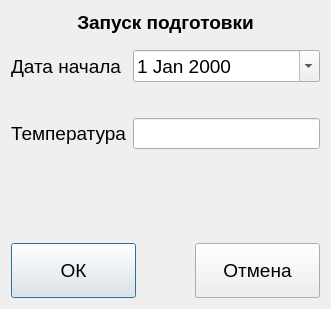
<?xml version="1.0" encoding="UTF-8"?>
<ui version="4.0">
 <class>StartPreparingDialog</class>
 <widget class="QDialog" name="StartPreparingDialog">
  <property name="geometry">
   <rect>
    <x>0</x>
    <y>0</y>
    <width>331</width>
    <height>309</height>
   </rect>
  </property>
  <property name="font">
   <font>
    <pointsize>14</pointsize>
   </font>
  </property>
  <property name="windowTitle">
   <string>Dialog</string>
  </property>
  <layout class="QGridLayout" name="gridLayout">
   <item row="4" column="0">
    <widget class="QLabel" name="label_3">
     <property name="text">
      <string>Температура</string>
     </property>
    </widget>
   </item>
   <item row="1" column="0">
    <spacer name="verticalSpacer_2">
     <property name="orientation">
      <enum>Qt::Vertical</enum>
     </property>
     <property name="sizeType">
      <enum>QSizePolicy::Fixed</enum>
     </property>
     <property name="sizeHint" stdset="0">
      <size>
       <width>20</width>
       <height>10</height>
      </size>
     </property>
    </spacer>
   </item>
   <item row="4" column="1">
    <widget class="QClickableLineEdit" name="txtTemp"/>
   </item>
   <item row="2" column="0">
    <widget class="QLabel" name="label_2">
     <property name="text">
      <string>Дата начала</string>
     </property>
    </widget>
   </item>
   <item row="5" column="0">
    <spacer name="verticalSpacer">
     <property name="orientation">
      <enum>Qt::Vertical</enum>
     </property>
     <property name="sizeHint" stdset="0">
      <size>
       <width>20</width>
       <height>40</height>
      </size>
     </property>
    </spacer>
   </item>
   <item row="6" column="0" colspan="2">
    <layout class="QHBoxLayout" name="horizontalLayout">
     <item>
      <widget class="QPushButton" name="btnAccept">
       <property name="minimumSize">
        <size>
         <width>125</width>
         <height>55</height>
        </size>
       </property>
       <property name="maximumSize">
        <size>
         <width>16777215</width>
         <height>55</height>
        </size>
       </property>
       <property name="text">
        <string>ОК</string>
       </property>
       <property name="icon">
        <iconset resource="../../Resources.qrc">
         <normaloff>:/Images/ok.png</normaloff>:/Images/ok.png</iconset>
       </property>
       <property name="iconSize">
        <size>
         <width>42</width>
         <height>42</height>
        </size>
       </property>
      </widget>
     </item>
     <item>
      <spacer name="horizontalSpacer">
       <property name="orientation">
        <enum>Qt::Horizontal</enum>
       </property>
       <property name="sizeHint" stdset="0">
        <size>
         <width>40</width>
         <height>20</height>
        </size>
       </property>
      </spacer>
     </item>
     <item>
      <widget class="QPushButton" name="btnCancel">
       <property name="minimumSize">
        <size>
         <width>125</width>
         <height>55</height>
        </size>
       </property>
       <property name="maximumSize">
        <size>
         <width>16777215</width>
         <height>55</height>
        </size>
       </property>
       <property name="text">
        <string>Отмена</string>
       </property>
       <property name="icon">
        <iconset resource="../../Resources.qrc">
         <normaloff>:/Images/delete.png</normaloff>:/Images/delete.png</iconset>
       </property>
       <property name="iconSize">
        <size>
         <width>42</width>
         <height>42</height>
        </size>
       </property>
      </widget>
     </item>
    </layout>
   </item>
   <item row="3" column="0">
    <spacer name="verticalSpacer_3">
     <property name="orientation">
      <enum>Qt::Vertical</enum>
     </property>
     <property name="sizeType">
      <enum>QSizePolicy::Fixed</enum>
     </property>
     <property name="sizeHint" stdset="0">
      <size>
       <width>20</width>
       <height>30</height>
      </size>
     </property>
    </spacer>
   </item>
   <item row="0" column="0" colspan="2">
    <widget class="QLabel" name="label">
     <property name="font">
      <font>
       <pointsize>14</pointsize>
       <weight>75</weight>
       <bold>true</bold>
      </font>
     </property>
     <property name="text">
      <string>Запуск подготовки</string>
     </property>
     <property name="alignment">
      <set>Qt::AlignCenter</set>
     </property>
    </widget>
   </item>
   <item row="2" column="1">
    <widget class="QDateEdit" name="dteStartDate">
     <property name="buttonSymbols">
      <enum>QAbstractSpinBox::UpDownArrows</enum>
     </property>
     <property name="calendarPopup">
      <bool>true</bool>
     </property>
    </widget>
   </item>
  </layout>
 </widget>
 <customwidgets>
  <customwidget>
   <class>QClickableLineEdit</class>
   <extends>QLineEdit</extends>
   <header location="global">Controls/qclickablelineedit.h</header>
  </customwidget>
 </customwidgets>
 <resources>
  <include location="../../Resources.qrc"/>
 </resources>
 <connections/>
</ui>
